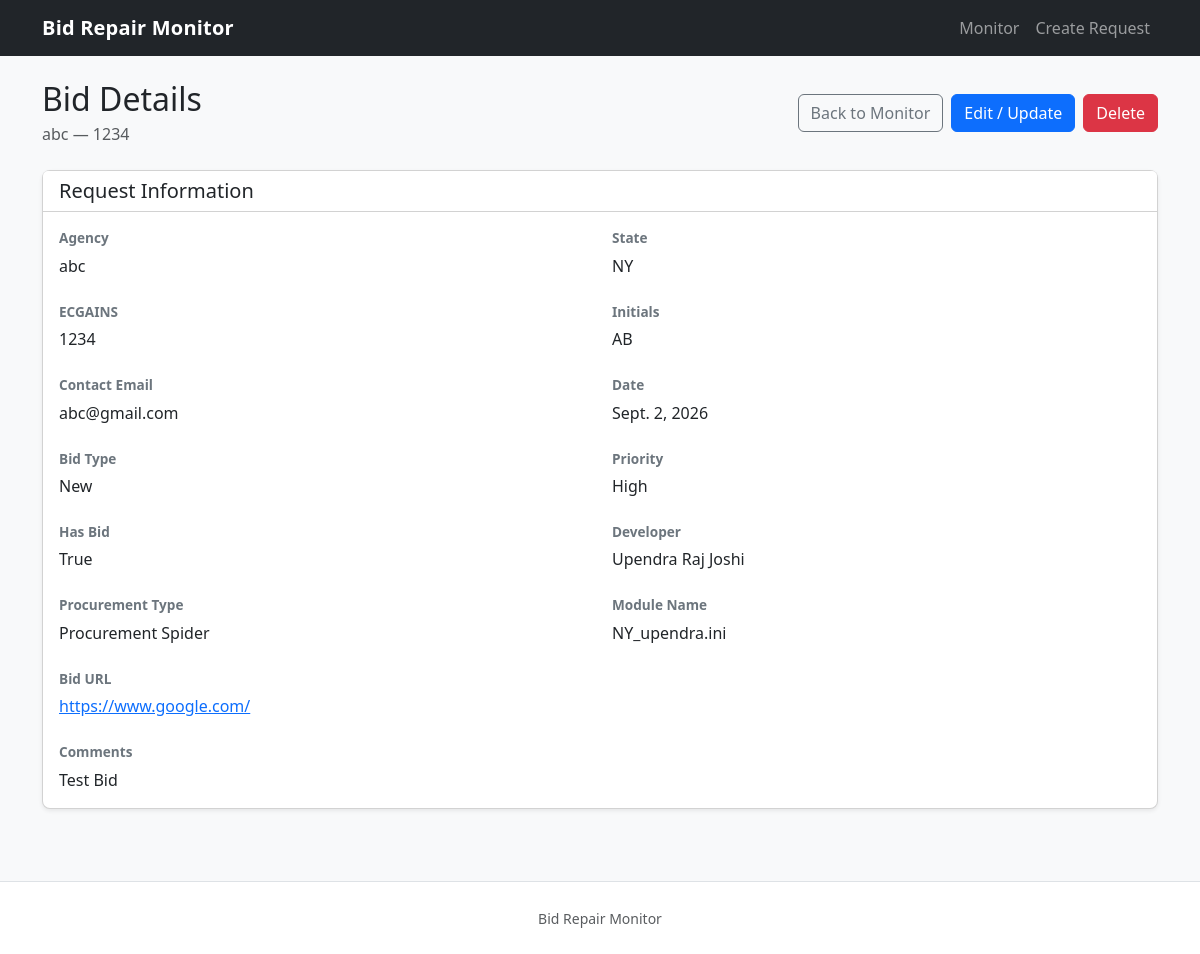
Page /bids/1234/ on the committed database.
### bids/models.py (models this page shows, shortened)
class Bid(models.Model):
    class BidType(models.TextChoices):
        NEW = "New",
        UPDATE_REPAIR = "Update/Repair"
    class Priority(models.TextChoices):
        HIGH = "High",
        NORMAL = "Normal",
    class ProcurementType(models.TextChoices):
        PROCUREMENT_SPIDER = "Procurement Spider",
        BONFIRE_SPIDER = "Bonfire Spider",
        BIDNET_AMR = "Bidnet AMR",
        DEMANDSTAR_AMR = "Demandstar AMR",
    agency_name = models.CharField(max_length=255)
    ecgains = models.CharField(
        max_length=100,
        unique=True,
    )
    contact_email = models.EmailField()
    state = models.CharField(max_length=100)
    initials = models.CharField(max_length=20)
    date = models.DateField(auto_now_add=True)
    bid_url = models.URLField(max_length=1000)
    comments = models.TextField(blank=True)
    module_name = models.CharField(max_length=255, blank=True)
    developer = models.ForeignKey(Developer, on_delete=models.PROTECT, related_name='bids')
    bid_type = models.CharField(max_length=20, choices=BidType.choices)
    priority = models.CharField(max_length=20, choices=Priority.choices, default=Priority.NORMAL)
    has_bids = models.BooleanField(default=False)
    procurement_type = models.CharField(max_length=50, choices=ProcurementType.choices,)
    created_at = models.DateTimeField(auto_now_add=True)
    updated_at = models.DateTimeField(auto_now=True)

class Developer(models.Model):
    name = models.CharField(max_length=100)
    active = models.BooleanField(default=True)
    def __str__(self):
        return self.name

### bids/views.py (the view)
def bid_detail(request, ecgains):
    bid = get_object_or_404(Bid, ecgains=ecgains)
    return render(
        request,
        "bids/bid_detail.html",
        {
            "bid": bid,
        },
    )

### bids/templates/bids/bid_detail.html (shortened to what this page needs)
{% extends "base.html" %}
{% block content %}
<div class="container py-4">
    <div class="d-flex justify-content-between align-items-center mb-4">
        <div>
            <h2 class="mb-1">Bid Details</h2>
            <p class="text-muted mb-0">
                {{ bid.agency_name }} — {{ bid.ecgains }}
            </p>
        </div>
        <div class="d-flex gap-2">
            <a href="{% url 'monitor' %}" class="btn btn-outline-secondary">
                Back to Monitor
            </a>
            <a href="{% url 'edit_bid' bid.ecgains %}" class="btn btn-primary">
                Edit / Update
            </a>
            <a href="{% url 'delete_bid' bid.ecgains %}" class="btn btn-danger">
                Delete
            </a>
        </div>
    </div>
    <div class="card shadow-sm">
        <div class="card-header">
            <h5 class="mb-0">Request Information</h5>
        </div>
        <div class="card-body">
            <div class="row g-4">
                <div class="col-md-6">
                    <label class="detail-label">Agency</label>
                    <div class="detail-value">
                        {{ bid.agency_name }}
                    </div>
                </div>
                <div class="col-md-6">
                    <label class="detail-label">State</label>
                    <div class="detail-value">
                        {{ bid.state }}
                    </div>
                </div>
                <div class="col-md-6">
                    <label class="detail-label">ECGAINS</label>
                    <div class="detail-value">
                        {{ bid.ecgains }}
                    </div>
                </div>
                <div class="col-md-6">
                    <label class="detail-label">Initials</label>
                    <div class="detail-value">
                        {{ bid.initials }}
                    </div>
                </div>
                <div class="col-md-6">
                    <label class="detail-label">Contact Email</label>
                    <div class="detail-value">
                        {{ bid.contact_email }}
                    </div>
                </div>
                <div class="col-md-6">
                    <label class="detail-label">Date</label>
                    <div class="detail-value">
                        {{ bid.date }}
                    </div>
                </div>
                <div class="col-md-6">
                    <label class="detail-label">Bid Type</label>
                    <div class="detail-value">
                        {{ bid.get_bid_type_display }}
                    </div>
                </div>
                <div class="col-md-6">
                    <label class="detail-label">Priority</label>
                    <div class="detail-value">
                        {{ bid.get_priority_display }}
                    </div>
                </div>
                <div class="col-md-6">
                    <label class="detail-label">Has Bid</label>
                    <div class="detail-value">
                        {{ bid.has_bids }}
                    </div>
                </div>
                <div class="col-md-6">
                    <label class="detail-label">Developer</label>
                    <div class="detail-value">
                        {{ bid.developer }}
                    </div>
                </div>
                <div class="col-md-6">
                    <label class="detail-label">Procurement Type</label>
                    <div class="detail-value">
                        {{ bid.get_procurement_type_display }}
                    </div>
                </div>
                <div class="col-md-6">
                    <label class="detail-label">Module Name</label>
                    <div class="detail-value">
                        {% if bid.module_name %}
                            {{ bid.module_name }}
                        {% else %}
                            <span class="text-muted">Not specified</span>
                        {% endif %}
                    </div>
                </div>
                <div class="col-12">
                    <label class="detail-label">Bid URL</label>
                    <div class="detail-value">
                        <a href="{{ bid.bid_url }}"
                           target="_blank"
                           rel="noopener noreferrer">
                            {{ bid.bid_url }}
                        </a>
                    </div>
                </div>
                <div class="col-12">
                    <label class="detail-label">Comments</label>
                    <div class="detail-value">
                        {% if bid.comments %}
                            {{ bid.comments|linebreaksbr }}
                        {% else %}
                            <span class="text-muted">No comments</span>
                        {% endif %}
                    </div>
                </div>
            </div>
        </div>
    </div>
</div>
{% endblock %}

### bids/static/bids/css/style.css (style rules this page uses)
body { background-color: #f8f9fa; }
.card { border-radius: 8px; }
.card-header { background-color: #ffffff; }
.detail-label { display: block; font-size: 0.85rem; font-weight: 600; color: #6c757d; margin-bottom: 5px; }
.detail-value { font-size: 1rem; min-height: 24px; }

### rows in the picture
Bid: agency_name "abc", ecgains "1234", state "NY", initials "AB", contact_email "abc@gmail.com", date "Sept. 2, 2026", bid_type "New", priority "High", has_bids "True", developer "Upendra Raj Joshi", procurement_type "Procurement Spider", module_name "NY_upendra.ini", bid_url "https://www.google.com/", comments "Test Bid"
